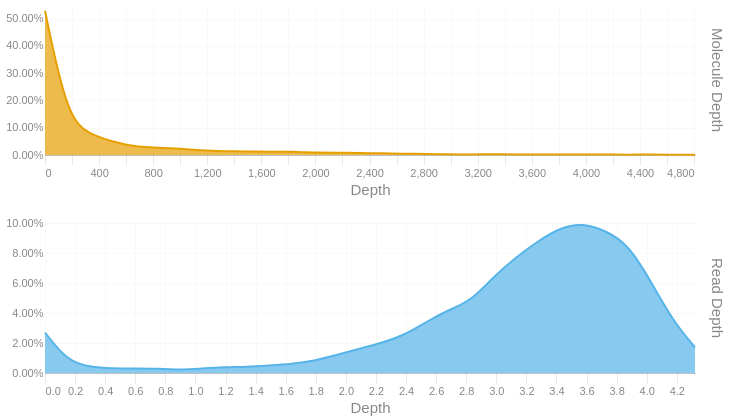

Write notebook code for a chart like this one.
### Code cell
readdep = depth_hist(tb['Read Depth'], q99, 3)
readdep = readdep.with_columns(pl.lit('Read Depth').alias('Metric'))
if not SKIPLR:
    moldep = depth_hist(tb['Molecule Depth'], mol_q99, 1)
    moldep = moldep.with_columns(pl.lit('Molecule Depth').alias('Metric'))
    _hist = pl.concat([readdep, moldep])
    _hist = _hist.filter(pl.col('Proportion') != 0)
    with SafeRender(_hist):
        (
            alt.Chart(_hist)        
            .mark_area(interpolate = "basis")
            .encode(
                x=alt.X('Bin:Q').scale(domainMin=0).axis(alt.Axis(title='Depth')),
                y = alt.Y('Proportion:Q', title = None).axis(format = '.2%'),
                color = alt.Color('Metric:N').legend(None),
                row = alt.Row("Metric:N").header(title = None, labelOrient = 'right'),
                tooltip = [
                    alt.Tooltip("Metric:N", title = "Metric"),
                    alt.Tooltip('Interval:N', title = "Depth Interval"),
                    alt.Tooltip('Proportion:Q', title = "% Alignments").format('.2%')
                ]
            )
            .resolve_scale(x='independent', y='independent')
            .properties(
                height = 150, width = 650,
                usermeta={'embedOptions': {'downloadFileName': f'{samplename}.depth.hist'}}
            )
        ).display()
else:
    readdep = readdep.filter(pl.col('Proportion') != 0)
    with SafeRender(readdep):
        (
            alt.Chart(readdep)        
            .mark_area(interpolate = "basis")
            .encode(
                x=alt.X('Bin:Q').scale(domainMin=0).axis(alt.Axis(title='Depth')),
                y = alt.Y('Proportion:Q', title = None).axis(format = '.2%'),
                tooltip = [
                    alt.Tooltip('Interval:N', title = "Depth Interval"),
                    alt.Tooltip('Proportion:Q', title = "% Alignments").format('.2%')
                ]
            )
            .properties(
                usermeta={'embedOptions': {'downloadFileName': f'{samplename}.depth.hist'}}
            )
        ).display()

### Figure 1 — Vega-Lite specification as saved in the notebook (floating-point values rounded to 4 significant figures)
{"width": 650, "height": 150, "config": {"title": {"anchor": "start", "dy": -15, "fontSize": 18, "color": "#888888", "subtitleColor": "#888888", "subtitleFontSize": 14}, "arc": {"fill": "#0072B2"}, "axis": {"domainColor": "#888888", "domainWidth": 0.5, "gridWidth": 0.2, "grid": false, "titleFontWeight": 400, "titleFontSize": 15, "labelFontSize": 11, "labelColor": "#888888", "tickColor": "#888888", "tickWidth": 0.2, "titleColor": "#888888"}, "axisBand": {"grid": false}, "axisX": {"grid": true, "tickSize": 10, "domainCap": "round"}, "axisY": {"domain": false, "grid": true, "tickSize": 0, "domainCap": "round"}, "background": "transparent", "header": {"labelFontSize": 15, "labelColor": "#888888", "titleFontSize": 15, "titleFontWeight": 600, "titleColor": "#888888"}, "legend": {"labelFont": "sans-serif", "labelFontSize": 12, "labelColor": "#888888", "symbolSize": 100, "symbolType": "circle", "titleFontSize": 12, "titlePadding": 10, "titleColor": "#888888", "title": null}, "range": {"category": ["#E69F00", "#56B4E9", "#009E73", "#F0E442", "#0072B2", "#D55E00", "#CC79A7", "#000000"], "diverging": ["#cfe8f3", "#a2d4ec", "#73bfe2", "#46abdb", "#1696d2", "#12719e"]}, "area": {"fill": "#0072B2", "fillOpacity": 0.7, "line": true, "strokeOpacity": 0.7}, "line": {"color": "#0072B2", "stroke": "#0072B2", "strokeWidth": 2}, "trail": {"color": "#0072B2", "stroke": "#0072B2", "strokeWidth": 0, "size": 1}, "point": {"filled": true, "fillOpacity": 1.0, "size": 95}, "text": {"color": "#888888", "fontSize": 11, "align": "right", "fontWeight": 400, "size": 11}, "bar": {"fill": "#0072B2", "stroke": null}, "view": {"stroke": null, "continuousWidth": 660, "continuousHeight": 400}}, "data": {"name": "data-7c2223b37bdcb0430ff14ebd6f0c49bc"}, "mark": {"type": "area", "interpolate": "basis"}, "encoding": {"color": {"field": "Metric", "legend": null, "type": "nominal"}, "row": {"field": "Metric", "header": {"title": null, "labelOrient": "right"}, "type": "nominal"}, "tooltip": [{"field": "Metric", "title": "Metric", "type": "nominal"}, {"field": "Interval", "title": "Depth Interval", "type": "nominal"}, {"field": "Proportion", "format": ".2%", "title": "% Alignments", "type": "quantitative"}], "x": {"axis": {"title": "Depth"}, "field": "Bin", "scale": {"domainMin": 0}, "type": "quantitative"}, "y": {"axis": {"format": ".2%"}, "field": "Proportion", "title": null, "type": "quantitative"}}, "resolve": {"scale": {"x": "independent", "y": "independent"}}, "usermeta": {"embedOptions": {"downloadFileName": "S5_StJohns_3468.depth.hist"}}, "$schema": "https://vega.github.io/schema/vega-lite/v6.1.0.json", "datasets": {"data-7c2223b37bdcb0430ff14ebd6f0c49bc": [{"Bin": 0.0, "Interval": "0.0-0.149", "Proportion": 0.027, "Metric": "Read Depth"}, {"Bin": 0.149, "Interval": "0.149-0.298", "Proportion": 0.008, "Metric": "Read Depth"}, {"Bin": 0.298, "Interval": "0.298-0.447", "Proportion": 0.004, "Metric": "Read Depth"}, {"Bin": 0.447, "Interval": "0.447-0.596", "Proportion": 0.003, "Metric": "Read Depth"}, {"Bin": 0.596, "Interval": "0.596-0.745", "Proportion": 0.003, "Metric": "Read Depth"}, {"Bin": 0.745, "Interval": "0.745-0.894", "Proportion": 0.003, "Metric": "Read Depth"}, {"Bin": 0.894, "Interval": "0.894-1.043", "Proportion": 0.002, "Metric": "Read Depth"}, {"Bin": 1.043, "Interval": "1.043-1.192", "Proportion": 0.003, "Metric": "Read Depth"}, {"Bin": 1.192, "Interval": "1.192-1.341", "Proportion": 0.004, "Metric": "Read Depth"}, {"Bin": 1.341, "Interval": "1.341-1.49", "Proportion": 0.004, "Metric": "Read Depth"}, {"Bin": 1.49, "Interval": "1.49-1.639", "Proportion": 0.005, "Metric": "Read Depth"}, {"Bin": 1.639, "Interval": "1.639-1.788", "Proportion": 0.006, "Metric": "Read Depth"}, {"Bin": 1.788, "Interval": "1.788-1.937", "Proportion": 0.008, "Metric": "Read Depth"}, {"Bin": 1.937, "Interval": "1.937-2.086", "Proportion": 0.012, "Metric": "Read Depth"}, {"Bin": 2.086, "Interval": "2.086-2.235", "Proportion": 0.016, "Metric": "Read Depth"}, {"Bin": 2.235, "Interval": "2.235-2.384", "Proportion": 0.02, "Metric": "Read Depth"}, {"Bin": 2.384, "Interval": "2.384-2.533", "Proportion": 0.025, "Metric": "Read Depth"}, {"Bin": 2.533, "Interval": "2.533-2.682", "Proportion": 0.034, "Metric": "Read Depth"}, {"Bin": 2.682, "Interval": "2.682-2.831", "Proportion": 0.042, "Metric": "Read Depth"}, {"Bin": 2.831, "Interval": "2.831-2.98", "Proportion": 0.048, "Metric": "Read Depth"}, {"Bin": 2.98, "Interval": "2.98-3.129", "Proportion": 0.064, "Metric": "Read Depth"}, {"Bin": 3.129, "Interval": "3.129-3.278", "Proportion": 0.077, "Metric": "Read Depth"}, {"Bin": 3.278, "Interval": "3.278-3.427", "Proportion": 0.088, "Metric": "Read Depth"}, {"Bin": 3.427, "Interval": "3.427-3.576", "Proportion": 0.097, "Metric": "Read Depth"}, {"Bin": 3.576, "Interval": "3.576-3.725", "Proportion": 0.1, "Metric": "Read Depth"}, {"Bin": 3.725, "Interval": "3.725-3.874", "Proportion": 0.095, "Metric": "Read Depth"}, {"Bin": 3.874, "Interval": "3.874-4.023", "Proportion": 0.086, "Metric": "Read Depth"}, {"Bin": 4.023, "Interval": "4.023-4.172", "Proportion": 0.062, "Metric": "Read Depth"}, {"Bin": 4.172, "Interval": "4.172-4.321", "Proportion": 0.035, "Metric": "Read Depth"}, {"Bin": 4.321, "Interval": "4.321-4.47", "Proportion": 0.017, "Metric": "Read Depth"}, {"Bin": 0.0, "Interval": "0.0-165.8", "Proportion": 0.529, "Metric": "Molecule Depth"}, {"Bin": 165.8, "Interval": "165.8-331.5", "Proportion": 0.136, "Metric": "Molecule Depth"}, {"Bin": 331.5, "Interval": "331.5-497.3", "Proportion": 0.075, "Metric": "Molecule Depth"}, {"Bin": 497.3, "Interval": "497.3-663.0", "Proportion": 0.049, "Metric": "Molecule Depth"}, {"Bin": 663.0, "Interval": "663.0-828.8", "Proportion": 0.03, "Metric": "Molecule Depth"}, {"Bin": 828.8, "Interval": "828.8-994.5", "Proportion": 0.027, "Metric": "Molecule Depth"}, {"Bin": 994.5, "Interval": "994.5-1160.3", "Proportion": 0.024, "Metric": "Molecule Depth"}, {"Bin": 1160.0, "Interval": "1160.3-1326.0", "Proportion": 0.016, "Metric": "Molecule Depth"}, {"Bin": 1326.0, "Interval": "1326.0-1491.8", "Proportion": 0.014, "Metric": "Molecule Depth"}, {"Bin": 1492.0, "Interval": "1491.8-1657.5", "Proportion": 0.013, "Metric": "Molecule Depth"}, {"Bin": 1658.0, "Interval": "1657.5-1823.3", "Proportion": 0.012, "Metric": "Molecule Depth"}, {"Bin": 1823.0, "Interval": "1823.3-1989.0", "Proportion": 0.012, "Metric": "Molecule Depth"}, {"Bin": 1989.0, "Interval": "1989.0-2154.8", "Proportion": 0.009, "Metric": "Molecule Depth"}, {"Bin": 2155.0, "Interval": "2154.8-2320.6", "Proportion": 0.009, "Metric": "Molecule Depth"}, {"Bin": 2321.0, "Interval": "2320.6-2486.3", "Proportion": 0.007, "Metric": "Molecule Depth"}, {"Bin": 2486.0, "Interval": "2486.3-2652.1", "Proportion": 0.006, "Metric": "Molecule Depth"}, {"Bin": 2652.0, "Interval": "2652.1-2817.8", "Proportion": 0.005, "Metric": "Molecule Depth"}, {"Bin": 2818.0, "Interval": "2817.8-2983.6", "Proportion": 0.004, "Metric": "Molecule Depth"}, {"Bin": 2984.0, "Interval": "2983.6-3149.3", "Proportion": 0.002, "Metric": "Molecule Depth"}, {"Bin": 3149.0, "Interval": "3149.3-3315.1", "Proportion": 0.002, "Metric": "Molecule Depth"}, {"Bin": 3315.0, "Interval": "3315.1-3480.8", "Proportion": 0.003, "Metric": "Molecule Depth"}, {"Bin": 3481.0, "Interval": "3480.8-3646.6", "Proportion": 0.002, "Metric": "Molecule Depth"}, {"Bin": 3647.0, "Interval": "3646.6-3812.3", "Proportion": 0.002, "Metric": "Molecule Depth"}, {"Bin": 3812.0, "Interval": "3812.3-3978.1", "Proportion": 0.002, "Metric": "Molecule Depth"}, {"Bin": 3978.0, "Interval": "3978.1-4143.8", "Proportion": 0.002, "Metric": "Molecule Depth"}, {"Bin": 4144.0, "Interval": "4143.8-4309.6", "Proportion": 0.002, "Metric": "Molecule Depth"}, {"Bin": 4310.0, "Interval": "4309.6-4475.3", "Proportion": 0.001, "Metric": "Molecule Depth"}, {"Bin": 4475.0, "Interval": "4475.3-4641.1", "Proportion": 0.002, "Metric": "Molecule Depth"}, {"Bin": 4641.0, "Interval": "4641.1-4806.9", "Proportion": 0.001, "Metric": "Molecule Depth"}, {"Bin": 4807.0, "Interval": "4806.9-4972.61", "Proportion": 0.001, "Metric": "Molecule Depth"}]}}
